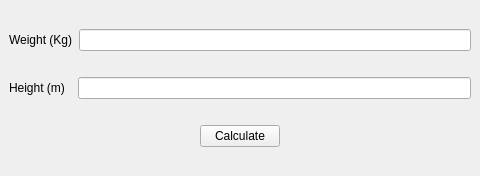
<?xml version="1.0" encoding="UTF-8"?>
<ui version="4.0">
 <class>bmi</class>
 <widget class="QMainWindow" name="bmi">
  <property name="geometry">
   <rect>
    <x>0</x>
    <y>0</y>
    <width>480</width>
    <height>176</height>
   </rect>
  </property>
  <property name="windowTitle">
   <string>BMI Calculator</string>
  </property>
  <property name="styleSheet">
   <string notr="true"/>
  </property>
  <widget class="QWidget" name="centralwidget">
   <layout class="QVBoxLayout" name="verticalLayout">
    <item>
     <layout class="QHBoxLayout" name="horizontalLayout">
      <item>
       <widget class="QLabel" name="weightLabel">
        <property name="text">
         <string>Weight (Kg)</string>
        </property>
       </widget>
      </item>
      <item>
       <widget class="QLineEdit" name="weightInput">
        <property name="styleSheet">
         <string notr="true"/>
        </property>
        <property name="clearButtonEnabled">
         <bool>false</bool>
        </property>
       </widget>
      </item>
     </layout>
    </item>
    <item>
     <layout class="QHBoxLayout" name="horizontalLayout_2">
      <item>
       <widget class="QLabel" name="heightLabel">
        <property name="text">
         <string>Height (m)  </string>
        </property>
       </widget>
      </item>
      <item>
       <widget class="QLineEdit" name="heightInput">
        <property name="styleSheet">
         <string notr="true"/>
        </property>
        <property name="clearButtonEnabled">
         <bool>false</bool>
        </property>
       </widget>
      </item>
     </layout>
    </item>
    <item>
     <layout class="QHBoxLayout" name="horizontalLayout_3">
      <item>
       <spacer name="horizontalSpacer_2">
        <property name="orientation">
         <enum>Qt::Horizontal</enum>
        </property>
        <property name="sizeHint" stdset="0">
         <size>
          <width>40</width>
          <height>20</height>
         </size>
        </property>
       </spacer>
      </item>
      <item>
       <widget class="QPushButton" name="bmiCalculateBtn">
        <property name="cursor">
         <cursorShape>PointingHandCursor</cursorShape>
        </property>
        <property name="styleSheet">
         <string notr="true"/>
        </property>
        <property name="text">
         <string>Calculate</string>
        </property>
       </widget>
      </item>
      <item>
       <spacer name="horizontalSpacer">
        <property name="orientation">
         <enum>Qt::Horizontal</enum>
        </property>
        <property name="sizeHint" stdset="0">
         <size>
          <width>40</width>
          <height>20</height>
         </size>
        </property>
       </spacer>
      </item>
     </layout>
    </item>
   </layout>
  </widget>
 </widget>
 <resources/>
 <connections/>
</ui>
